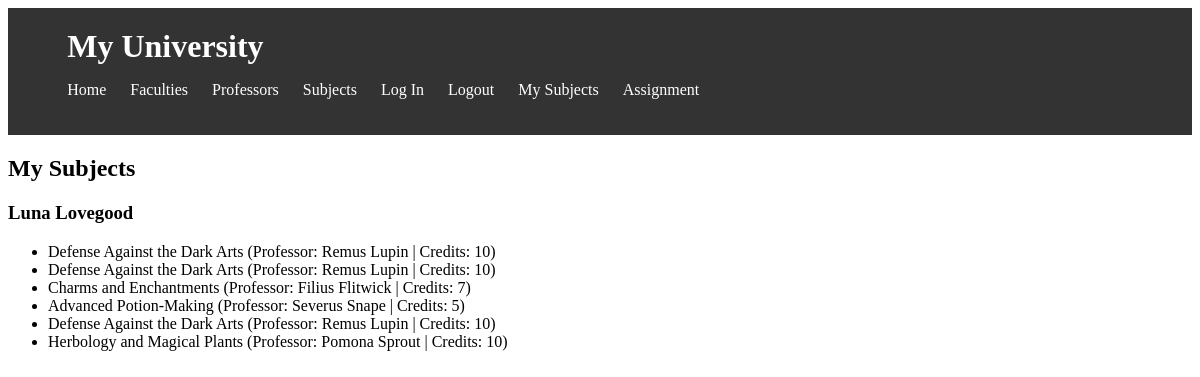
Screenshot of /my_subjects/ (signed in) with the database file from the repository.
### university/models/student.py (models this page shows, shortened)
class Student(models.Model):
    user = models.OneToOneField(User, on_delete=models.SET_NULL, related_name='student', null=True, blank=True)
    first_name = models.CharField(max_length=100, verbose_name=_('First Name'))
    last_name = models.CharField(max_length=100, verbose_name=_('Last Name'))
    email = models.EmailField(max_length=100, verbose_name=_('Email'), default='', blank=True)
    gpa = models.FloatField(
        verbose_name='GPA',
        validators=[MaxValueValidator(4.0)],
        default=0.0
    )
    faculty = models.ForeignKey('university.Faculty', on_delete=models.CASCADE, related_name='students',
                                verbose_name=_('Faculty'), blank=True, null=True)
    created_at = models.DateTimeField(auto_now_add=True, verbose_name=_('Created At'))
    updated_at = models.DateTimeField(auto_now=True, verbose_name=_('Updated At'))
    class Meta:
        verbose_name = _('Student')
        verbose_name_plural = _('Students')
        ordering = ('-created_at',)

### university/models/Taking_Subjects.py (models this page shows, shortened)
class TakingSubjects(models.Model):
    student = models.ForeignKey(Student, on_delete=models.CASCADE, related_name='taken_subjects',
                                 verbose_name=_('Student'))
    course = models.ForeignKey(Course, on_delete=models.CASCADE, related_name='students_taking',
                               verbose_name=_('Course'))
    semester = models.PositiveIntegerField(verbose_name=_('Semester'), default=1,
                                           validators=[MinValueValidator(1), MaxValueValidator(8)])  # Assuming a semester range from 1 to 8
    created_at = models.DateTimeField(auto_now_add=True, verbose_name=_('Created At'))
    updated_at = models.DateTimeField(auto_now=True, verbose_name=_('Updated At'))
    class Meta:
        verbose_name = _('Taking Subject')
        verbose_name_plural = _('Taking Subjects')
        ordering = ('-created_at',)

### university/models/course.py (models this page shows, shortened)
class Course(models.Model):
    name = models.CharField(max_length=100, verbose_name=_('Course Name'))
    description = models.TextField(verbose_name=_('Description'))
    professor = models.ForeignKey('university.Professor', on_delete=models.CASCADE, related_name='courses',
                                  verbose_name=_('Professor'), blank=True, null=True)
    syllabus = models.FileField(upload_to='university/syllabus/', verbose_name=_('Syllabus'))
    number_of_credits = models.PositiveIntegerField(verbose_name=_('Number of Credits'), default=0, blank=True)
    created_at = models.DateTimeField(auto_now_add=True, verbose_name=_('Created At'))
    updated_at = models.DateTimeField(auto_now=True, verbose_name=_('Updated At'))
    class Meta:
        verbose_name = _('Course')
        verbose_name_plural = _('Courses')
        ordering = ('-created_at',)

### university/models/professor.py (models this page shows, shortened)
class Professor(models.Model):
    user = models.OneToOneField(User, on_delete=models.SET_NULL, related_name='professor', null=True, blank=True)
    first_name = models.CharField(max_length=100, verbose_name=_('First Name'))
    last_name = models.CharField(max_length=100, verbose_name=_('Last Name'))
    email = models.EmailField(max_length=100, verbose_name=_('Email'), default='', blank=True)
    faculty = models.ForeignKey('university.Faculty', on_delete=models.CASCADE, related_name='professors',
                                verbose_name=_('Faculty'), blank=True, null=True)
    created_at = models.DateTimeField(auto_now_add=True, verbose_name=_('Created At'))
    updated_at = models.DateTimeField(auto_now=True, verbose_name=_('Updated At'))
    class Meta:
        verbose_name = _('Professor')
        verbose_name_plural = _('Professors')
        ordering = ('-created_at',)

### university/views/subjects.py (the view)
# urls.py: path('my_subjects/', my_subjects, name='my_subjects'),
@login_required
def my_subjects(request):
    student = request.user.student
    my_subjects = TakingSubjects.objects.filter(student=student)
    return render(request, 'university/my_subjects.html', {'my_subjects': my_subjects, 'student': student})

### university/templates/university/my_subjects.html
{% block content %}
    {% include 'university/header.html' %}
    <h2>My Subjects</h2>
    <h3>{{ student.first_name }} {{ student.last_name }}</h3>
    <ul>
        {% for taking_subject in my_subjects %}
            <li>{{ taking_subject.course.name }}
                (Professor: {{ taking_subject.course.professor.first_name }}
                {{ taking_subject.course.professor.last_name }}
                | Credits: {{ taking_subject.course.number_of_credits }})</li>
        {% empty %}
            <li>No subjects chosen yet.</li>
        {% endfor %}
    </ul>
{% endblock %}

### rows the page displays
Student: first_name "Luna", last_name "Lovegood"
TakingSubjects: course.name "Defense Against the Dark Arts", course.professor.first_name "Remus", course.professor.last_name "Lupin", course.number_of_credits "10"
TakingSubjects: course.name "Defense Against the Dark Arts", course.professor.first_name "Remus", course.professor.last_name "Lupin", course.number_of_credits "10"
TakingSubjects: course.name "Charms and Enchantments", course.professor.first_name "Filius", course.professor.last_name "Flitwick", course.number_of_credits "7"
TakingSubjects: course.name "Advanced Potion-Making", course.professor.first_name "Severus", course.professor.last_name "Snape", course.number_of_credits "5"
TakingSubjects: course.name "Defense Against the Dark Arts", course.professor.first_name "Remus", course.professor.last_name "Lupin", course.number_of_credits "10"
TakingSubjects: course.name "Herbology and Magical Plants", course.professor.first_name "Pomona", course.professor.last_name "Sprout", course.number_of_credits "10"
